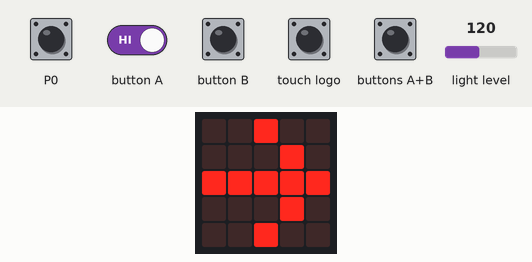
Simulated run of this program. Board: BBC micro:bit (MakeCode). Shown: the board's 5×5 LED display. Inputs (shaded band) come from the test bench; at power-on: light level 120. Random numbers come from a fixed seed; the 48×5 strip is a reading aid, not a part: it shows the text the display is scrolling, unrolled, one strip-width of it at a time.

Above: at 3.2 s.
5.0 s: touch pin P0 pressed for 0.15 s
At 5.21 s:
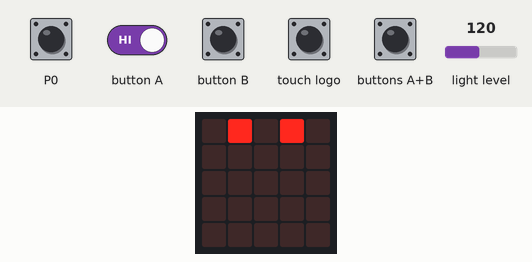
8.5 s: touch logo pressed for 1 s
At 9.31 s:
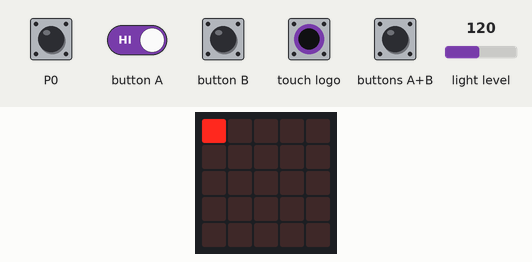
13.1 s: buttons A+B pressed for 0.15 s
At 13.6 s:
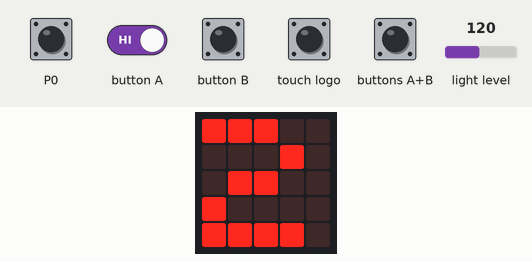
13.8 s: button A held down
At 18.0 s:
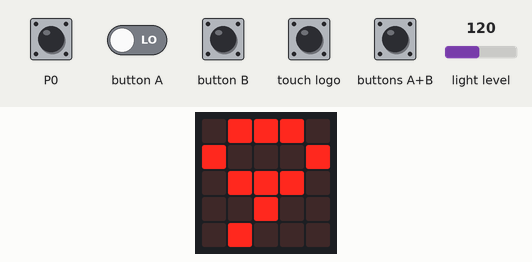
Timing chart, 0 to 19.0 s (numbered marks = the images above; inputs shaded):
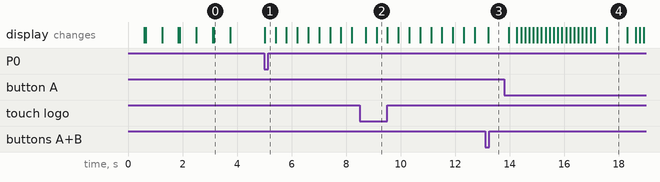

The program:

main.ts
```typescript
for (let index = 0; index < 3; index++) {
    basic.clearScreen()
    basic.showArrow(ArrowNames.West)
    basic.clearScreen()
    basic.pause(50)
    basic.showArrow(ArrowNames.East)
    basic.clearScreen()
}
basic.forever(function () {
    while (input.buttonIsPressed(Button.AB)) {
        basic.showString("" + (input.temperature()))
        basic.pause(100)
        basic.clearScreen()
    }
    while (input.pinIsPressed(TouchPin.P0)) {
        basic.clearScreen()
        basic.showLeds(`
            . # . # .
            . . . . .
            . . . . .
            . . . . .
            . . . . .
            `)
        basic.showLeds(`
            . # . # .
            . # . # .
            . . . . .
            . . . . .
            . . . . .
            `)
        basic.showLeds(`
            . # . # .
            . # . # .
            . # . # .
            . . . . .
            . . . . .
            `)
        basic.showLeds(`
            . # . # .
            . # . # .
            . # . # .
            . # . # .
            . . . . .
            `)
        basic.showLeds(`
            . # . # .
            . # . # .
            . # . # .
            . # . # .
            . # . # .
            `)
        basic.showLeds(`
            . . . . .
            . . . . .
            . # . # .
            . # . # .
            . # . # .
            `)
        basic.showLeds(`
            . . . . .
            . . . . .
            . . . . .
            . # . # .
            . # . # .
            `)
        basic.showLeds(`
            . . . . .
            . . . . .
            . . . . .
            . . . . .
            . # . # .
            `)
        basic.showLeds(`
            . . . . .
            . . . . .
            . . . . .
            . . . . .
            . . . . .
            `)
        basic.clearScreen()
        basic.pause(100)
        basic.showLeds(`
            . . . . .
            . # . # .
            . # . # .
            . # . # .
            . # . # .
            `)
    }
    while (input.logoIsPressed()) {
        basic.clearScreen()
        basic.showLeds(`
            # . . . .
            . . . . .
            . . . . .
            . . . . .
            . . . . .
            `)
        basic.showLeds(`
            # . . . .
            . # . . .
            . . . . .
            . . . . .
            . . . . .
            `)
        basic.showLeds(`
            # . . . .
            . # . . .
            . . # . .
            . . . . .
            . . . . .
            `)
        basic.showLeds(`
            # . . . .
            . # . . .
            . . # . .
            . . . # .
            . . . . .
            `)
        basic.showLeds(`
            # . . . .
            . # . . .
            . . # . .
            . . . # .
            . . . . #
            `)
        basic.showLeds(`
            . . . . .
            . # . . .
            . . # . .
            . . . # .
            . . . . #
            `)
        basic.showLeds(`
            . . . . .
            . . . . .
            . . # . .
            . . . # .
            . . . . #
            `)
        basic.showLeds(`
            . . . . .
            . . . . .
            . . . . .
            . . . # .
            . . . . #
            `)
        basic.showLeds(`
            . . . . .
            . . . . .
            . . . . .
            . . . . .
            . . . . #
            `)
        basic.showLeds(`
            . . . . .
            . . . . .
            . . . . .
            . . . . .
            . . . . .
            `)
        basic.clearScreen()
        basic.pause(100)
    }
    while (input.buttonIsPressed(Button.A)) {
        basic.clearScreen()
        basic.showNumber(randint(0, 10))
        basic.clearScreen()
        basic.showNumber(input.lightLevel())
    }
})
```

test.ts
```typescript
// aquí va el archivo "tests"; esto no se compilará cuando este paquete se utilice como una extensión.
```

Measured:
- after the input at 5.0 s, the display: changes at once (image 1)
- after the input at 13.1 s, the display: changes after 0.12 s (image 3)
- what the display in image 0 shows lasts 0.6 s, from 3.2 s to 3.8 s
